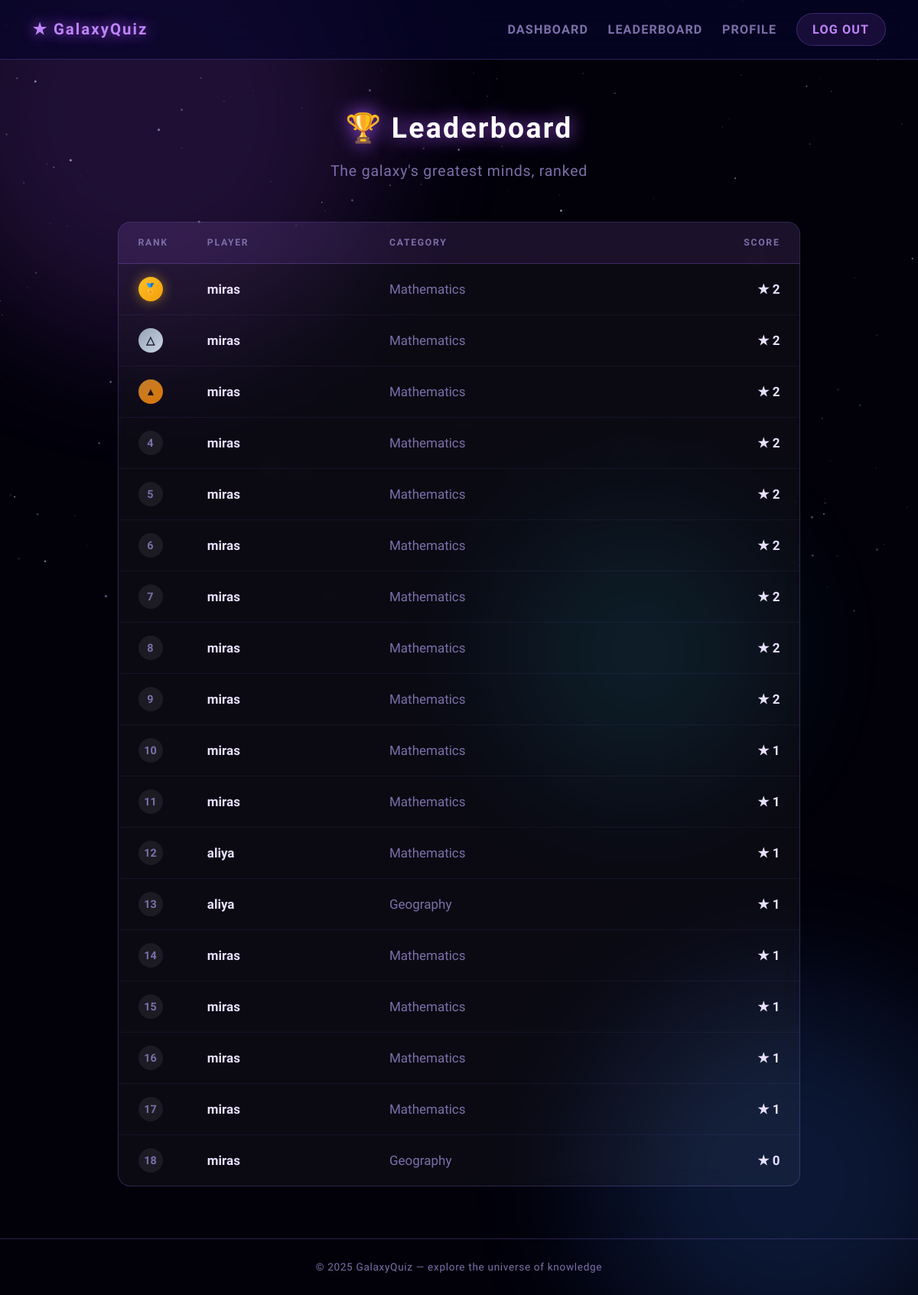
The app's page /kahoot/leaderboard/ (signed in) with its own data.
### kahoot/models.py (models this page shows, shortened)
class Score(models.Model):
    user = models.ForeignKey(User , on_delete=models.CASCADE , related_name = "scores")
    category = models.ForeignKey(Category , on_delete=models.CASCADE , related_name = "scores")
    score = models.IntegerField()

class Category(models.Model):
    name = models.CharField(max_length=200)

### kahoot/views.py (the view)
# urls.py: path("leaderboard/" , views.leaderboard_page , name="leaderboard")
def leaderboard_page(request):
    leaderboard = Score.objects.select_related("user", "category").order_by("-score")[:20]
    return render(request, "kahoot/leaderboard.html", {
        "leaderboard": leaderboard
    })

### kahoot/templates/kahoot/leaderboard.html (shortened to what this page needs)
{% extends "kahoot/layout.html" %}
{% block body %}
<div class="lb-header">
  <h1>&#127942; Leaderboard</h1>
  <h2>The galaxy's greatest minds, ranked</h2>
</div>
<div class="lb-table-wrap">
  {% if leaderboard %}
  <table class="lb-table">
    <thead>
      <tr>
        <th style="width:60px;">Rank</th>
        <th>Player</th>
        <th>Category</th>
        <th style="text-align:right;">Score</th>
      </tr>
    </thead>
    <tbody>
      {% for entry in leaderboard %}
      <tr style="animation-delay: {{ forloop.counter0 }}60ms">
        <td>
          <span class="rank-badge {% if forloop.counter == 1 %}rank-1{% elif forloop.counter == 2 %}rank-2{% elif forloop.counter == 3 %}rank-3{% else %}rank-other{% endif %}">
            {% if forloop.counter == 1 %}&#127941;{% elif forloop.counter == 2 %}&#9651;{% elif forloop.counter == 3 %}&#9652;{% else %}{{ forloop.counter }}{% endif %}
          </span>
        </td>
        <td class="username-cell">{{ entry.user.username }}</td>
        <td style="color:var(--text-dim);">{{ entry.category.name }}</td>
        <td class="score-cell">&#9733; {{ entry.score }}</td>
      </tr>
      {% endfor %}
    </tbody>
  </table>
  {% else %}
  <div class="empty-state">
    <p style="font-size:3rem; margin-bottom:1rem; opacity:0.4;">&#127942;</p>
    <p>No scores yet. Be the first to claim the throne!</p>
    <a href="{% url 'kahoot:dashboard' %}" class="btn btn-primary" style="margin-top:1.2rem; display:inline-flex;">&#9654; Start a Quiz</a>
  </div>
  {% endif %}
</div>
{% endblock %}

### kahoot/templates/kahoot/layout.html (shortened to what this page needs)
{% load static %}
<!DOCTYPE html>
<html lang="en">
<head>
</head>
<body>
  <canvas id="stars-canvas"></canvas>
  <div class="nebula nebula-1"></div>
  <div class="nebula nebula-2"></div>
  <div class="nebula nebula-3"></div>
  <nav>
    <a href="{% url 'kahoot:index' %}" class="nav-logo">&#9733; GalaxyQuiz</a>
    <div class="nav-links">
      {% if user.is_authenticated %}
        <a href="{% url 'kahoot:dashboard' %}">Dashboard</a>
        <a href="{% url 'kahoot:leaderboard' %}">Leaderboard</a>
        <a href="{% url 'kahoot:profile_page' %}">Profile</a>
        <a href="{% url 'kahoot:logout_view' %}" class="nav-btn">Log Out</a>
      {% else %}
        <a href="{% url 'kahoot:login_view' %}">Log In</a>
        <a href="{% url 'kahoot:register' %}" class="nav-btn">Register</a>
      {% endif %}
    </div>
  </nav>
  <main class="page-wrap">
    {% block body %}{% endblock %}
  </main>
  <footer>
    &copy; 2025 GalaxyQuiz &mdash; explore the universe of knowledge
  </footer>
  <script>
    (function() {
      const canvas = document.getElementById('stars-canvas');
      const ctx = canvas.getContext('2d');
      let stars = [];
      function resize() {
        canvas.width  = window.innerWidth;
        canvas.height = window.innerHeight;
      }
      function init() {
        stars = [];
        const count = Math.floor((canvas.width * canvas.height) / 3500);
        for (let i = 0; i < count; i++) {
          stars.push({
            x: Math.random() * canvas.width,
            y: Math.random() * canvas.height,
            r: Math.random() * 1.4 + 0.2,
            alpha: Math.random() * 0.7 + 0.1,
            speed: Math.random() * 0.004 + 0.001,
            phase: Math.random() * Math.PI * 2,
            color: ['#ffffff','#c4b5fd','#bae6fd','#e9d5ff'][Math.floor(Math.random()*4)]
          });
        }
      }
      let t = 0;
      function draw() {
        ctx.clearRect(0, 0, canvas.width, canvas.height);
        t += 0.016;
        for (const s of stars) {
          const a = s.alpha * (0.6 + 0.4 * Math.sin(t * s.speed * 60 + s.phase));
          ctx.beginPath();
          ctx.arc(s.x, s.y, s.r, 0, Math.PI * 2);
          ctx.fillStyle = s.color;
          ctx.globalAlpha = a;
          ctx.fill();
        }
        ctx.globalAlpha = 1;
        requestAnimationFrame(draw);
      }
      resize();
      init();
      draw();
      window.addEventListener('resize', () => { resize(); init(); });
    })();
  </script>
</body>
</html>

### kahoot/templates/kahoot/layout.html (style rules this page uses)
*, *::before, *::after { box-sizing: border-box; margin: 0; padding: 0; }
:root { --bg-deep: #02010a; --bg-mid: #07052a; --bg-card: rgba(255,255,255,0.04); --border: rgba(160,120,255,0.25); --glow-purple:#a855f7; --glow-blue: #3b82f6; --glow-cyan: #22d3ee; --accent: #c084fc; --text-main: #e8e0ff; --text-dim: #7c6faa; --font-head: 'Orbitron', sans-serif; --font-body: 'Rajdhani', sans-serif; }
html, body { min-height: 100%; background: var(--bg-deep); color: var(--text-main); font-family: var(--font-body); font-size: 17px; line-height: 1.6; overflow-x: hidden; }
#stars-canvas { position: fixed; inset: 0; z-index: 0; pointer-events: none; }
.nebula { position: fixed; border-radius: 50%; filter: blur(90px); opacity: 0.18; pointer-events: none; z-index: 0; animation: nebula-drift 20s ease-in-out infinite alternate; }
.nebula-1 { width: 600px; height: 600px; background: var(--glow-purple); top: -150px; left: -100px; }
.nebula-2 { width: 500px; height: 500px; background: var(--glow-blue); bottom: -100px; right: -80px; animation-delay: -10s; }
.nebula-3 { width: 350px; height: 350px; background: var(--glow-cyan); top: 40%; left: 55%; animation-delay: -5s; opacity: 0.10; }
nav { position: relative; z-index: 10; display: flex; align-items: center; justify-content: space-between; padding: 1rem 2.5rem; background: rgba(7,5,42,0.7); backdrop-filter: blur(18px); border-bottom: 1px solid var(--border); }
.nav-logo { font-family: var(--font-head); font-size: 1.2rem; font-weight: 800; letter-spacing: 0.1em; color: var(--accent); text-decoration: none; text-shadow: 0 0 18px var(--glow-purple); }
.nav-links { display: flex; gap: 1.5rem; align-items: center; }
.nav-links a { font-family: var(--font-body); font-size: 0.95rem; font-weight: 600; letter-spacing: 0.07em; color: var(--text-dim); text-decoration: none; text-transform: uppercase; transition: color 0.25s, text-shadow 0.25s; }
.nav-btn { padding: 0.45rem 1.2rem; border: 1px solid var(--border); border-radius: 30px; background: rgba(168,85,247,0.12); color: var(--accent) !important; transition: background 0.25s, box-shadow 0.25s !important; }
.page-wrap { position: relative; z-index: 5; max-width: 960px; margin: 0 auto; padding: 3.5rem 2rem 4rem; }
h1 { font-family: var(--font-head); font-size: 2rem; font-weight: 800; letter-spacing: 0.06em; color: #fff; text-shadow: 0 0 24px var(--glow-purple); margin-bottom: 0.6rem; }
h2 { font-family: var(--font-body); font-size: 1.15rem; font-weight: 400; color: var(--text-dim); letter-spacing: 0.04em; margin-bottom: 1.5rem; }
a { color: var(--accent); text-decoration: none; transition: text-shadow 0.2s; }
footer { position: relative; z-index: 5; text-align: center; padding: 1.5rem; font-size: 0.8rem; color: var(--text-dim); border-top: 1px solid var(--border); letter-spacing: 0.05em; }

### records on screen
Score: user.username "miras", category.name "Mathematics", score "2"
Score: user.username "miras", category.name "Mathematics", score "2"
Score: user.username "miras", category.name "Mathematics", score "2"
Score: user.username "miras", category.name "Mathematics", score "2"
Score: user.username "miras", category.name "Mathematics", score "2"
Score: user.username "miras", category.name "Mathematics", score "2"
Score: user.username "miras", category.name "Mathematics", score "2"
Score: user.username "miras", category.name "Mathematics", score "2"
Score: user.username "miras", category.name "Mathematics", score "2"
Score: user.username "miras", category.name "Mathematics", score "1"
Score: user.username "miras", category.name "Mathematics", score "1"
Score: user.username "aliya", category.name "Mathematics", score "1"
Score: user.username "aliya", category.name "Geography", score "1"
Score: user.username "miras", category.name "Mathematics", score "1"
Score: user.username "miras", category.name "Mathematics", score "1"
Score: user.username "miras", category.name "Mathematics", score "1"
Score: user.username "miras", category.name "Mathematics", score "1"
Score: user.username "miras", category.name "Geography", score "0"
